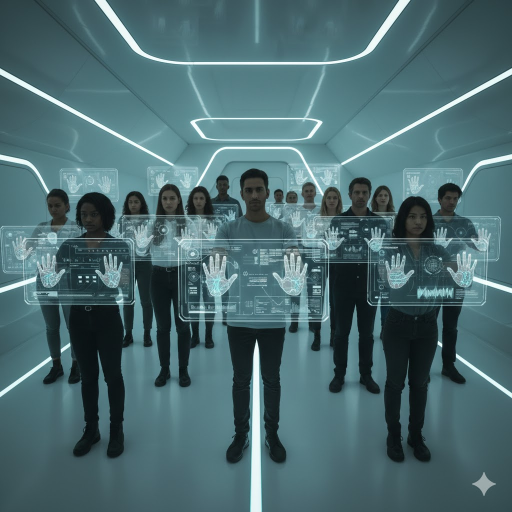
#> input picture Data/image.jpg, 1024 x 1024 px (shown at 1/2 size)
$ python -i preprocess_data.py   (imports and definitions only)
#> lines starting #> are read from the running program, lines starting #| are printed output that depends on the picture; after the words box and inside, x2 and y2 are one past the last pixel; in counts of white or black regions, pixels touching at a corner belong together
import os
import cv2
import numpy as np
import math
from scipy.signal import convolve2d
import scipy.ndimage as ndimage
from tqdm import tqdm

# --- Miura Method Implementation ---

def normalize_data(x, low=0, high=1, data_type=None):
    x = np.asarray(x, dtype=np.float64)
    min_x, max_x = np.min(x), np.max(x)
    if max_x - min_x == 0: return x
    x = (x - float(min_x)) / float((max_x - min_x))
    x = x * (high - low) + low
    return np.asarray(x, dtype=data_type if data_type else np.float64)

def remove_hair(image, kernel_size):
    if len(image.shape) == 3: image = cv2.cvtColor(image, cv2.COLOR_RGB2GRAY)
    kernel = np.ones((kernel_size, kernel_size), np.float32) / (kernel_size**2)
    return convolve2d(image, kernel, mode='same', fillvalue=0)

def compute_curvature(image, sigma):
    winsize = int(np.ceil(4 * sigma))
    window = np.arange(-winsize, winsize + 1)
    X, Y = np.meshgrid(window, window)
    G = (1.0 / (2 * math.pi * sigma ** 2)) * np.exp(-(X ** 2 + Y ** 2) / (2 * sigma ** 2))
    G1_0 = (-X / (sigma ** 2)) * G
    G2_0 = ((X ** 2 - sigma ** 2) / (sigma ** 4)) * G
    G1_90, G2_90 = G1_0.T, G2_0.T
    hxy = ((X * Y) / (sigma ** 8)) * G
    i_g1_0, i_g2_0 = 0.1 * ndimage.convolve(image, G1_0), 10 * ndimage.convolve(image, G2_0)
    i_g1_90, i_g2_90 = 0.1 * ndimage.convolve(image, G1_90), 10 * ndimage.convolve(image, G2_90)
    fxy = ndimage.convolve(image, hxy)
    i_g1_45, i_g1_m45 = 0.5*np.sqrt(2)*(i_g1_0+i_g1_90), 0.5*np.sqrt(2)*(i_g1_0-i_g1_90)
    i_g2_45, i_g2_m45 = 0.5*i_g2_0+fxy+0.5*i_g2_90, 0.5*i_g2_0-fxy+0.5*i_g2_90
    return np.dstack([(i_g2_0/((1+i_g1_0**2)**1.5)), (i_g2_90/((1+i_g1_90**2)**1.5)),
                      (i_g2_45/((1+i_g1_45**2)**1.5)), (i_g2_m45/((1+i_g1_m45**2)**1.5))])

def binaries(G):
    valid = G[G > 0]
    return (G > np.median(valid)).astype(np.float64) if len(valid) > 0 else np.zeros_like(G)

def connect_profile_1d(vp):
    return np.amin([np.amax([vp[3:-1], vp[4:]], axis=0), np.amax([vp[1:-3], vp[:-4]], axis=0)], axis=0)

def connect_centres(vein_score):
    connected_center = np.zeros(vein_score.shape, dtype='float64')
    vein_score_sum = np.sum(vein_score, axis=2)
    for index in range(vein_score_sum.shape[0]):
        connected_center[index, 2:-2, 0] = connect_profile_1d(vein_score_sum[index, :])
    for index in range(vein_score_sum.shape[1]):
        connected_center[2:-2, index, 1] = connect_profile_1d(vein_score_sum[:, index])
    i, j = np.indices(vein_score_sum.shape)
    border = np.zeros((2,), dtype='float64')
    for index in range(-vein_score_sum.shape[0] + 5, vein_score_sum.shape[1] - 4):
        connected_center[:, :, 2][i == (j - index)] = np.hstack([border, connect_profile_1d(vein_score_sum.diagonal(index)), border])
    Vud = np.flipud(vein_score_sum)
    for index in range(-vein_score_sum.shape[0] + 5, vein_score_sum.shape[1] - 4):
        mask = (i == (j - index))
        connected_center[:, :, 3][np.flipud(mask)] = np.hstack([border, connect_profile_1d(Vud.diagonal(index)), border])
    return connected_center

def profile_score_1d(p):
    t = (p > 0).astype(int)
    d = t[1:] - t[:-1]
    starts, ends = np.argwhere(d > 0).flatten() + 1, np.argwhere(d < 0).flatten() + 1
    if t[0]: starts = np.insert(starts, 0, 0)
    if t[-1]: ends = np.append(ends, len(p))
    s = np.zeros_like(p)
    for start, end in zip(starts, ends):
        chunk = p[int(start):int(end)]
        if len(chunk) > 0: s[int(start) + np.argmax(chunk)] = np.max(chunk) * (end - start)
    return s

def compute_vein_score(k):
    score = np.zeros(k.shape, dtype='float64')
    if k.shape[0] == 0 or k.shape[1] == 0: return score
    for index in range(k.shape[0]): score[index, :, 0] += profile_score_1d(k[index, :, 0])
    for index in range(k.shape[1]): score[:, index, 1] += profile_score_1d(k[:, index, 1])
    i, j = np.indices(k.shape[:2])
    for index in range(-k.shape[0] + 1, k.shape[1]): score[i == (j - index), 2] += profile_score_1d(k[:, :, 2].diagonal(index))
    curve_m45 = np.flipud(k[:, :, 3])
    score_m45 = np.zeros_like(curve_m45)
    for index in range(-k.shape[0] + 1, k.shape[1]): score_m45[i == (j - index)] += profile_score_1d(curve_m45.diagonal(index))
    score[:, :, 3] = np.flipud(score_m45)
    return score

def extract_veins(img_path, output_path):
#> called with img_path = '../Data/image.jpg', output_path = 'out.png'
    if os.path.exists(output_path): return
    img = cv2.imread(img_path)
#> img is the input picture: shape (1024, 1024, 3); mean B, G, R 112.2, 107.3, 76.3
    if img is None: return
    img = cv2.resize(img, (224, 224))
#> img: shape (224, 224, 3)
    gray = cv2.cvtColor(img, cv2.COLOR_BGR2GRAY)
    data = np.asarray(gray, dtype=np.float64)
    f = remove_hair(data, 6)
#> in remove_hair, `return convolve2d(image, kernel, mode='same', fillvalue=0)`:
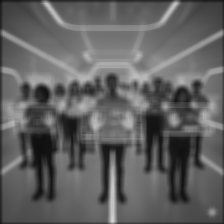
#> returned value: shape (224, 224) float64; min 14.67, max 213.6, mean 97.4
    p = normalize_data(f, 0, 255)
#> in normalize_data, `min_x, max_x = np.min(x), np.max(x)`: min_x = 14.67; max_x = 213.6
    kappa = compute_curvature(p, sigma=8)
#> in compute_curvature, `return np.dstack([(i_g2_0/((1+i_g1_0**2)**1.5)), (i_g2_90/((1+i_g1_90*..`:
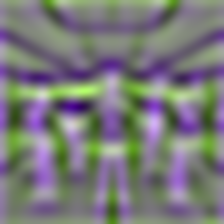
#> returned value: shape (224, 224, 4) float64; mean of channels 0, 1, 2, 3 -0.0135, -0.0134, -0.0174, -0.0172; drawn with min black and max white
    score = compute_vein_score(kappa)
#> the loop in compute_vein_score, `for index in range(k.shape[0]): score[index, :, 0] += profile_score_1d..` made 224 passes
#> (starts in profile_score_1d, ends in profile_score_1d) on passes 1 to 3: ([0, 15, 57, 87, 120, 145, 183], [10, 38, 76, 105, 136, 165, 224]), ([0, 15, 57, 87, 120, 145, 183], [10, 39, 77, 105, 136, 165, 224]), ([0, 16, 58, 87, 120, 145, 183], [10, 39, 77, 105, 136, 164, 224])
#> the loop in compute_vein_score, `for index in range(k.shape[1]): score[:, index, 1] += profile_score_1d..` made 224 passes
#> (starts in profile_score_1d, ends in profile_score_1d) on passes 1 to 3: ([0, 43, 80, 132, 179, 213], [26, 63, 100, 160, 204, 224]), ([0, 43, 80, 132, 179, 213], [26, 63, 100, 160, 204, 224]), ([0, 43, 80, 132, 179, 213], [26, 63, 100, 159, 204, 224])
#> after the loop in compute_vein_score, `for index in range(k.shape[1]): score[:, index, 1] += profile_score_1d..`:
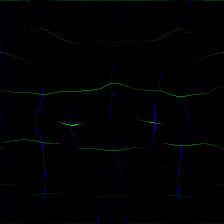
#> score: shape (224, 224, 4) float64; mean of channels 0, 1, 2, 3 1.1, 1.1, 0, 0; drawn as B, G, R
#> the loop in compute_vein_score, `for index in range(-k.shape[0] + 1, k.shape[1]): score[i == (j - index..` made 447 passes
#> (starts in profile_score_1d, ends in profile_score_1d) on passes 18 to 20: ([0, 13], [9, 18]), ([0, 14], [8, 19]), ([0, 15], [8, 20])
#> after the loop in compute_vein_score, `for index in range(-k.shape[0] + 1, k.shape[1]): score[i == (j - index..`:
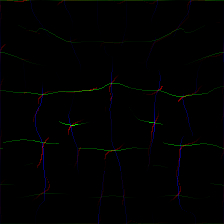
#> score: shape (224, 224, 4) float64; 3.4% of pixels changed, all inside (x1, y1, x2, y2) = (0, 0, 224, 224); drawn as B, G, R
    conect = connect_centres(score)
#> after the loop in connect_centres, `for index in range(vein_score_sum.shape[1]):`: connected_center: shape (224, 224, 4) float64; mean of channels 0, 1, 2, 3 1.9, 1.8, 0, 0
#> after the loop in connect_centres, `for index in range(-vein_score_sum.shape[0] + 5, vein_score_sum.shape[..`: connected_center: shape (224, 224, 4) float64; mean of channels 0, 1, 2, 3 1.9, 1.8, 1.1, 0
#> after the loop in connect_centres, `for index in range(-vein_score_sum.shape[0] + 5, vein_score_sum.shape[..`:
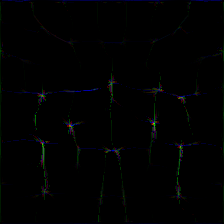
#> connected_center: shape (224, 224, 4) float64; mean of channels 0, 1, 2, 3 1.9, 1.8, 1.1, 1.1; drawn with min black and max white
#> after the loop in connect_centres, `for index in range(-vein_score_sum.shape[0] + 5, vein_score_sum.shape[..`:
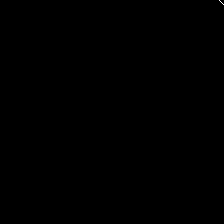
#> mask: shape (224, 224) bool; 0.01% white in thin lines or dots, all inside (x1, y1, x2, y2) = (219, 0, 224, 5)
    threshold = binaries(np.amax(conect, axis=2))
#> in binaries, `return (G > np.median(valid)).astype(np.float64) if len(valid) > 0 els..`:
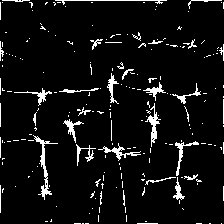
#> returned value: shape (224, 224) float64; values 0 (black) and 1 (white), 6.3% white in thin lines or dots
    vein_img = (threshold * 255).astype(np.uint8)
#> vein_img: shape (224, 224); 6.3% white in thin lines or dots
    cv2.imwrite(output_path, vein_img)

# --- Execution ---

def main():
    base_dir = os.path.dirname(os.path.dirname(os.path.abspath(__file__)))
    input_dir = os.path.join(base_dir, "Data", "Total_Vein_Dataset")
    output_dir = os.path.join(base_dir, "Data", "Processed_Vein_Images")

    if not os.path.exists(output_dir):
        os.makedirs(output_dir)

    user_folders = sorted([f for f in os.listdir(input_dir) if os.path.isdir(os.path.join(input_dir, f))])

    print("Pre-processing images to extract vein patterns...")
    print("This only needs to be done ONCE. It will save progress automatically.")

    for user_folder in tqdm(user_folders, desc="Processing Persons"):
        input_user_path = os.path.join(input_dir, user_folder)
        output_user_path = os.path.join(output_dir, user_folder)

        if not os.path.exists(output_user_path):
            os.makedirs(output_user_path)

        image_files = [f for f in os.listdir(input_user_path) if f.lower().endswith(('.png', '.jpg', '.jpeg'))]
        for img_name in image_files:
            in_file = os.path.join(input_user_path, img_name)
            out_file = os.path.join(output_user_path, img_name)
            extract_veins(in_file, out_file)

    print(f"\nSUCCESS! All vein skeletons saved in: {output_dir}")
    print("You can now run 'train.py' and it will finish in minutes.")

# [2 lines not run here, left out]

>>> result = extract_veins('../Data/image.jpg', 'out.png')
